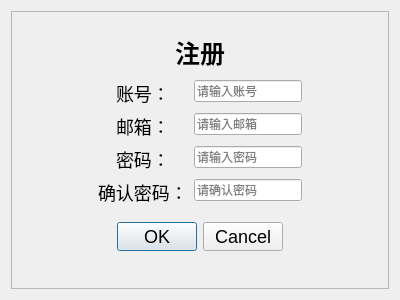
<?xml version="1.0" encoding="UTF-8"?>
<ui version="4.0">
 <class>RegisterUser</class>
 <widget class="QDialog" name="RegisterUser">
  <property name="geometry">
   <rect>
    <x>0</x>
    <y>0</y>
    <width>400</width>
    <height>300</height>
   </rect>
  </property>
  <property name="windowTitle">
   <string>用户注册</string>
  </property>
  <layout class="QGridLayout" name="gridLayout">
   <item row="0" column="0">
    <widget class="QFrame" name="frame_2">
     <property name="sizePolicy">
      <sizepolicy hsizetype="Expanding" vsizetype="Expanding">
       <horstretch>0</horstretch>
       <verstretch>0</verstretch>
      </sizepolicy>
     </property>
     <property name="frameShape">
      <enum>QFrame::Shape::StyledPanel</enum>
     </property>
     <property name="frameShadow">
      <enum>QFrame::Shadow::Raised</enum>
     </property>
     <layout class="QHBoxLayout" name="horizontalLayout_6">
      <item>
       <spacer name="horizontalSpacer_7">
        <property name="orientation">
         <enum>Qt::Orientation::Horizontal</enum>
        </property>
        <property name="sizeHint" stdset="0">
         <size>
          <width>40</width>
          <height>20</height>
         </size>
        </property>
       </spacer>
      </item>
      <item>
       <widget class="QFrame" name="frame_5">
        <property name="frameShape">
         <enum>QFrame::Shape::NoFrame</enum>
        </property>
        <property name="frameShadow">
         <enum>QFrame::Shadow::Raised</enum>
        </property>
        <layout class="QVBoxLayout" name="verticalLayout">
         <item>
          <spacer name="verticalSpacer">
           <property name="orientation">
            <enum>Qt::Orientation::Vertical</enum>
           </property>
           <property name="sizeHint" stdset="0">
            <size>
             <width>17</width>
             <height>2</height>
            </size>
           </property>
          </spacer>
         </item>
         <item>
          <widget class="QLabel" name="label_3">
           <property name="styleSheet">
            <string notr="true">font-size:25px;
font: bold;</string>
           </property>
           <property name="text">
            <string>注册</string>
           </property>
           <property name="alignment">
            <set>Qt::AlignmentFlag::AlignCenter</set>
           </property>
          </widget>
         </item>
         <item>
          <spacer name="verticalSpacer_13">
           <property name="orientation">
            <enum>Qt::Orientation::Vertical</enum>
           </property>
           <property name="sizeType">
            <enum>QSizePolicy::Policy::Preferred</enum>
           </property>
           <property name="sizeHint" stdset="0">
            <size>
             <width>17</width>
             <height>3</height>
            </size>
           </property>
          </spacer>
         </item>
         <item>
          <layout class="QFormLayout" name="formLayout">
           <property name="labelAlignment">
            <set>Qt::AlignmentFlag::AlignCenter</set>
           </property>
           <property name="formAlignment">
            <set>Qt::AlignmentFlag::AlignLeading|Qt::AlignmentFlag::AlignLeft|Qt::AlignmentFlag::AlignTop</set>
           </property>
           <item row="0" column="0">
            <widget class="QLabel" name="label">
             <property name="styleSheet">
              <string notr="true">font-size:18px;</string>
             </property>
             <property name="text">
              <string>账号：</string>
             </property>
            </widget>
           </item>
           <item row="0" column="1">
            <widget class="QLineEdit" name="usernameEdit">
             <property name="styleSheet">
              <string notr="true"/>
             </property>
             <property name="frame">
              <bool>true</bool>
             </property>
             <property name="placeholderText">
              <string>请输入账号</string>
             </property>
            </widget>
           </item>
           <item row="2" column="0">
            <widget class="QLabel" name="label_2">
             <property name="styleSheet">
              <string notr="true">font-size:18px;</string>
             </property>
             <property name="text">
              <string>密码：</string>
             </property>
            </widget>
           </item>
           <item row="2" column="1">
            <widget class="QLineEdit" name="passwordEdit">
             <property name="styleSheet">
              <string notr="true"/>
             </property>
             <property name="echoMode">
              <enum>QLineEdit::EchoMode::Password</enum>
             </property>
             <property name="placeholderText">
              <string>请输入密码</string>
             </property>
            </widget>
           </item>
           <item row="3" column="0">
            <widget class="QLabel" name="label_7">
             <property name="styleSheet">
              <string notr="true">font-size:18px;</string>
             </property>
             <property name="text">
              <string>确认密码：</string>
             </property>
            </widget>
           </item>
           <item row="3" column="1">
            <widget class="QLineEdit" name="passwordConfirm">
             <property name="styleSheet">
              <string notr="true"/>
             </property>
             <property name="echoMode">
              <enum>QLineEdit::EchoMode::Password</enum>
             </property>
             <property name="placeholderText">
              <string>请确认密码</string>
             </property>
            </widget>
           </item>
           <item row="1" column="0">
            <widget class="QLabel" name="label_8">
             <property name="styleSheet">
              <string notr="true">font-size:18px;</string>
             </property>
             <property name="text">
              <string>邮箱：</string>
             </property>
            </widget>
           </item>
           <item row="1" column="1">
            <widget class="QLineEdit" name="userEmailEdit">
             <property name="styleSheet">
              <string notr="true"/>
             </property>
             <property name="frame">
              <bool>true</bool>
             </property>
             <property name="placeholderText">
              <string>请输入邮箱</string>
             </property>
            </widget>
           </item>
          </layout>
         </item>
         <item>
          <spacer name="verticalSpacer_2">
           <property name="orientation">
            <enum>Qt::Orientation::Vertical</enum>
           </property>
           <property name="sizeHint" stdset="0">
            <size>
             <width>20</width>
             <height>10</height>
            </size>
           </property>
          </spacer>
         </item>
         <item>
          <widget class="QDialogButtonBox" name="buttonBox_2">
           <property name="styleSheet">
            <string notr="true">font-size:18px;</string>
           </property>
           <property name="standardButtons">
            <set>QDialogButtonBox::StandardButton::Cancel|QDialogButtonBox::StandardButton::Ok</set>
           </property>
           <property name="centerButtons">
            <bool>true</bool>
           </property>
          </widget>
         </item>
         <item>
          <spacer name="verticalSpacer_10">
           <property name="orientation">
            <enum>Qt::Orientation::Vertical</enum>
           </property>
           <property name="sizeHint" stdset="0">
            <size>
             <width>17</width>
             <height>19</height>
            </size>
           </property>
          </spacer>
         </item>
        </layout>
       </widget>
      </item>
      <item>
       <spacer name="horizontalSpacer_8">
        <property name="orientation">
         <enum>Qt::Orientation::Horizontal</enum>
        </property>
        <property name="sizeHint" stdset="0">
         <size>
          <width>40</width>
          <height>20</height>
         </size>
        </property>
       </spacer>
      </item>
     </layout>
    </widget>
   </item>
  </layout>
 </widget>
 <resources/>
 <connections/>
</ui>
